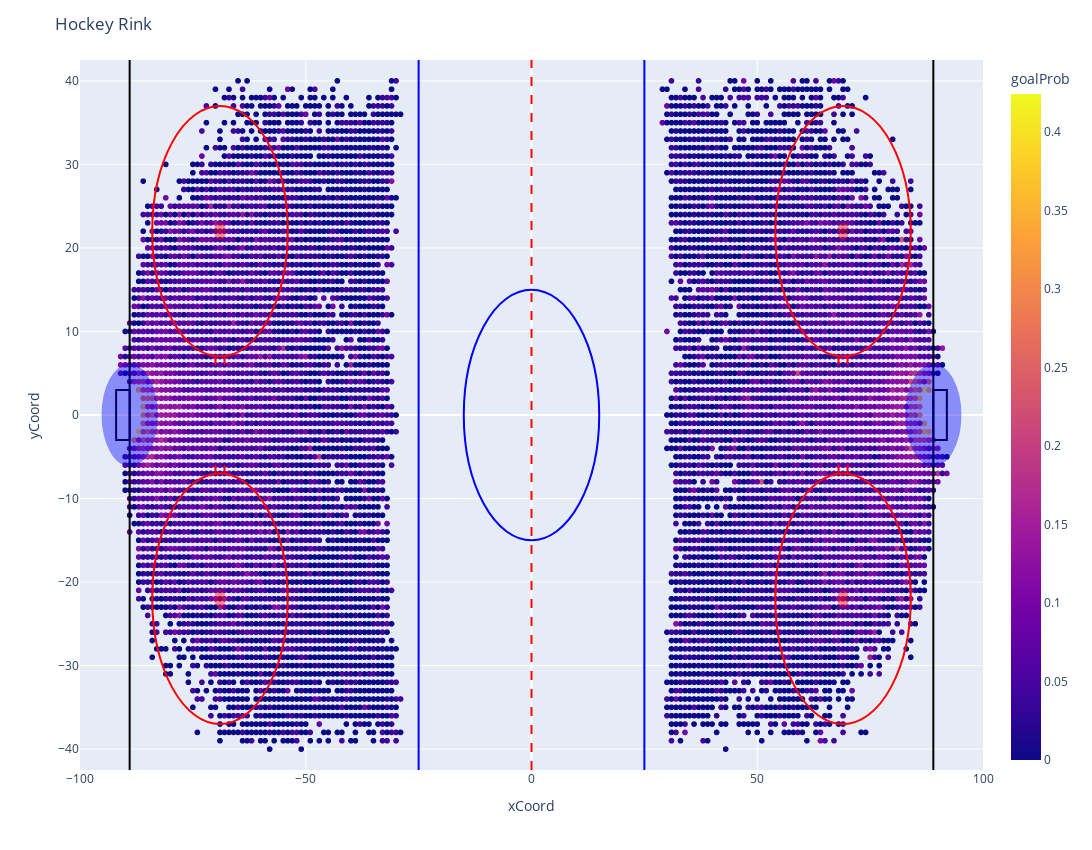

Source (notebook cell):
### Code cell
# Let's only look at locations with at least 3 shot attempts
filtered_shot_attempts = shot_attempts[shot_attempts['total_attempts'] >= 20]

rink = Rink(filtered_shot_attempts, 'goalProb')
rink.plot()

### Figure 1 — Plotly figure (JSON) as saved in the notebook; plotly's stock layout.template omitted (floating-point values rounded to 4 significant figures; data arrays with more than 128 entries replaced by an {"elided": "..."} marker saying what was removed)
{"data": [{"hovertemplate": "xCoord=%{x}<br>yCoord=%{y}<br>goalProb=%{marker.color}<extra></extra>", "legendgroup": "", "marker": {"color": {"elided": "7835 float values"}, "coloraxis": "coloraxis", "symbol": "circle"}, "mode": "markers", "name": "", "showlegend": false, "type": "scattergl", "x": {"elided": "7835 int values"}, "xaxis": "x", "y": {"elided": "7835 int values"}, "yaxis": "y"}], "layout": {"coloraxis": {"colorbar": {"title": {"text": "goalProb"}}, "colorscale": [[0, "#0d0887"], [0.1111, "#46039f"], [0.2222, "#7201a8"], [0.3333, "#9c179e"], [0.4444, "#bd3786"], [0.5556, "#d8576b"], [0.6667, "#ed7953"], [0.7778, "#fb9f3a"], [0.8889, "#fdca26"], [1, "#f0f921"]]}, "height": 850, "legend": {"tracegroupgap": 0}, "margin": {"t": 60}, "shapes": [{"line": {"color": "blue", "width": 2}, "type": "line", "x0": 25, "x1": 25, "y0": -42.5, "y1": 42.5}, {"line": {"color": "blue", "width": 2}, "type": "line", "x0": -25, "x1": -25, "y0": -42.5, "y1": 42.5}, {"line": {"color": "red", "dash": "dash", "width": 2}, "type": "line", "x0": 0, "x1": 0, "y0": -42.5, "y1": 42.5}, {"line": {"color": "blue", "width": 2}, "type": "circle", "x0": -15, "x1": 15, "y0": -15, "y1": 15}, {"line": {"color": "black", "width": 2}, "type": "line", "x0": 89, "x1": 89, "y0": -42.5, "y1": 42.5}, {"line": {"color": "black", "width": 2}, "type": "line", "x0": -89, "x1": -89, "y0": -42.5, "y1": 42.5}, {"line": {"color": "black", "width": 2}, "type": "rect", "x0": -92, "x1": -89, "y0": 3, "y1": -3}, {"line": {"color": "black", "width": 2}, "type": "rect", "x0": 89, "x1": 92, "y0": 3, "y1": -3}, {"fillcolor": "blue", "line": {"color": "blue", "width": 2}, "opacity": 0.4, "type": "circle", "x0": 83, "x1": 95, "y0": -6, "y1": 6}, {"fillcolor": "blue", "line": {"color": "blue", "width": 2}, "opacity": 0.4, "type": "circle", "x0": -95, "x1": -83, "y0": -6, "y1": 6}, {"fillcolor": "red", "line": {"color": "red", "width": 2}, "opacity": 0.4, "type": "circle", "x0": 68, "x1": 70, "y0": 21, "y1": 23}, {"line": {"color": "red", "width": 2}, "type": "circle", "x0": 54, "x1": 84, "y0": 7, "y1": 37}, {"line": {"color": "red", "width": 2}, "type": "line", "x0": 70, "x1": 70, "y0": 7, "y1": 6}, {"line": {"color": "red", "width": 2}, "type": "line", "x0": 68, "x1": 68, "y0": 7, "y1": 6}, {"fillcolor": "red", "line": {"color": "red", "width": 2}, "opacity": 0.4, "type": "circle", "x0": -70, "x1": -68, "y0": 21, "y1": 23}, {"line": {"color": "red", "width": 2}, "type": "circle", "x0": -84, "x1": -54, "y0": 7, "y1": 37}, {"line": {"color": "red", "width": 2}, "type": "line", "x0": -68, "x1": -68, "y0": 7, "y1": 6}, {"line": {"color": "red", "width": 2}, "type": "line", "x0": -70, "x1": -70, "y0": 7, "y1": 6}, {"fillcolor": "red", "line": {"color": "red", "width": 2}, "opacity": 0.4, "type": "circle", "x0": 68, "x1": 70, "y0": -23, "y1": -21}, {"line": {"color": "red", "width": 2}, "type": "circle", "x0": 54, "x1": 84, "y0": -37, "y1": -7}, {"line": {"color": "red", "width": 2}, "type": "line", "x0": 70, "x1": 70, "y0": -7, "y1": -6}, {"line": {"color": "red", "width": 2}, "type": "line", "x0": 68, "x1": 68, "y0": -7, "y1": -6}, {"fillcolor": "red", "line": {"color": "red", "width": 2}, "opacity": 0.4, "type": "circle", "x0": -70, "x1": -68, "y0": -23, "y1": -21}, {"line": {"color": "red", "width": 2}, "type": "circle", "x0": -84, "x1": -54, "y0": -37, "y1": -7}, {"line": {"color": "red", "width": 2}, "type": "line", "x0": -68, "x1": -68, "y0": -7, "y1": -6}, {"line": {"color": "red", "width": 2}, "type": "line", "x0": -70, "x1": -70, "y0": -7, "y1": -6}], "title": {"text": "Hockey Rink"}, "width": 2000, "xaxis": {"anchor": "y", "domain": [0, 1], "range": [-100, 100], "title": {"text": "xCoord"}}, "yaxis": {"anchor": "x", "domain": [0, 1], "range": [-42.5, 42.5], "title": {"text": "yCoord"}}}}
